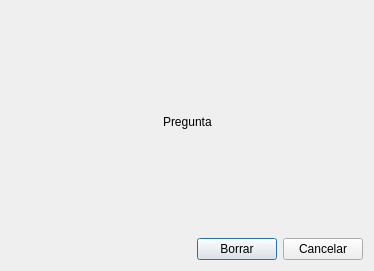
<?xml version="1.0" encoding="UTF-8"?>
<ui version="4.0">
 <class>DialogConfirmar</class>
 <widget class="QDialog" name="DialogConfirmar">
  <property name="geometry">
   <rect>
    <x>0</x>
    <y>0</y>
    <width>374</width>
    <height>271</height>
   </rect>
  </property>
  <property name="windowTitle">
   <string>Dialog</string>
  </property>
  <layout class="QVBoxLayout" name="verticalLayout">
   <item>
    <layout class="QHBoxLayout" name="horizontalLayout">
     <item>
      <spacer name="horizontalSpacer_2">
       <property name="orientation">
        <enum>Qt::Horizontal</enum>
       </property>
       <property name="sizeHint" stdset="0">
        <size>
         <width>40</width>
         <height>20</height>
        </size>
       </property>
      </spacer>
     </item>
     <item>
      <widget class="QLabel" name="labelPregunta">
       <property name="text">
        <string>Pregunta</string>
       </property>
      </widget>
     </item>
     <item>
      <spacer name="horizontalSpacer">
       <property name="orientation">
        <enum>Qt::Horizontal</enum>
       </property>
       <property name="sizeHint" stdset="0">
        <size>
         <width>40</width>
         <height>20</height>
        </size>
       </property>
      </spacer>
     </item>
    </layout>
   </item>
   <item>
    <layout class="QHBoxLayout" name="horizontalLayout_2">
     <item>
      <spacer name="horizontalSpacer_3">
       <property name="orientation">
        <enum>Qt::Horizontal</enum>
       </property>
       <property name="sizeHint" stdset="0">
        <size>
         <width>40</width>
         <height>20</height>
        </size>
       </property>
      </spacer>
     </item>
     <item>
      <widget class="QPushButton" name="pushButtonBorrar">
       <property name="text">
        <string>Borrar</string>
       </property>
      </widget>
     </item>
     <item>
      <widget class="QPushButton" name="pushButtonCancelar">
       <property name="text">
        <string>Cancelar</string>
       </property>
      </widget>
     </item>
    </layout>
   </item>
  </layout>
 </widget>
 <resources/>
 <connections/>
</ui>
